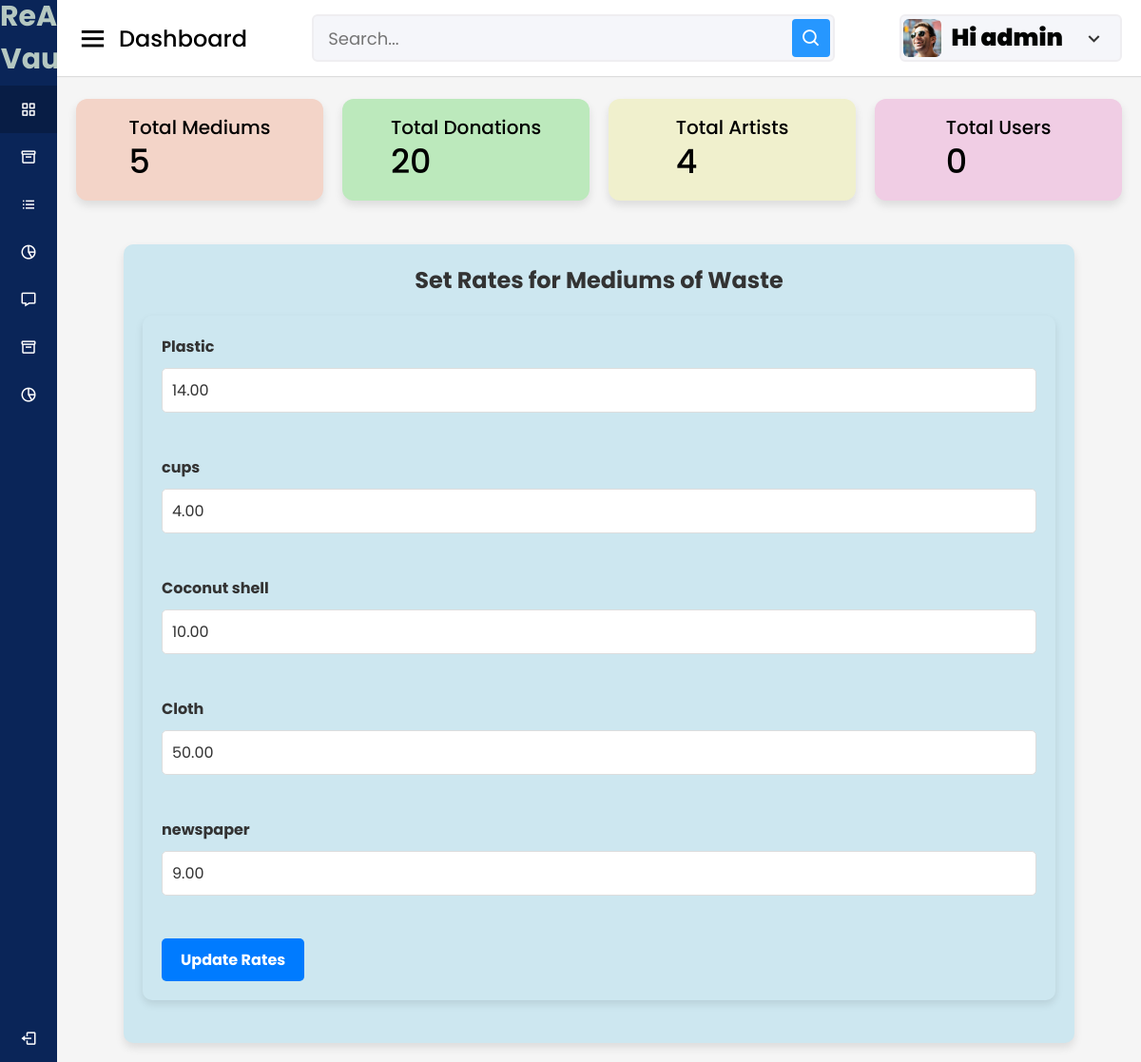
/adminclick/set_rates (signed in), run on the app's committed database.
### accounts/models.py (models this page shows, shortened)
class Adminclick(models.Model):
    user = models.OneToOneField(User, on_delete = models.CASCADE)
    phone = models.IntegerField(default=99999999)
    profile_pic = models.ImageField(upload_to= 'picture/admin/admin.jpg', null=True)

### adminclick/models.py (models this page shows, shortened)
class MediumOfWaste(models.Model):
    name = models.CharField(max_length=255)
    description = models.TextField(blank=True, null=True)
    rate=models.DecimalField(max_digits=10,decimal_places=2,default=0.00)

### adminclick/views.py (the view, shortened to what this page needs)
# urls.py: path('set_rates', views.set_rates, name='set_rates'),
@login_required
@never_cache
def set_rates(request):
    adminclick=request.user.adminclick
    total_medium_of_waste=MediumOfWaste.objects.count()
    total_donations=Donation.objects.count()
    total_artists=Artist.objects.count()
    mediums=MediumOfWaste.objects.all()
    context={
        'mediums': mediums,
         'adminclick':adminclick,
            'total_medium_of_waste':total_medium_of_waste,
            'total_donations':total_donations,
            'total_artists':total_artists
    }
    return render(request,'admin/set_rates.html',context)

### template/admin/set_rates.html (shortened to what this page needs)
{% load static %}
<!DOCTYPE html>
<html lang="en" dir="ltr">
<head>
  <link rel="stylesheet" href="{% static 'assets/css/styles.css' %}">
  <link href='https://unpkg.com/boxicons@2.0.7/css/boxicons.min.css' rel='stylesheet'>
</head>
<body>
  <div class="sidebar">
    <div class="logo-details">
      <span class="logo_name" style="font-size: 30px; text-align: center; font-weight: 700; color: #b5c8c1;">ReArt Vault</span>
    </div>
    <ul class="nav-links">
      <li>
        <a href="{% url 'admin_dashboard' %}" class="active">
          <i class='bx bx-grid-alt'></i>
          <span class="links_name">Admin Dashboard</span>
        </a>
      </li>
      <li>
        <a href="{% url 'add_medium_of_waste' %}">
          <i class='bx bx-box'></i>
          <span class="links_name">Add Medium</span>
        </a>
      </li>
      <li>
        <a href="{% url 'approve_artists' %}">
          <i class='bx bx-list-ul'></i>
          <span class="links_name">Manage Artists</span>
        </a>
      </li>
      <li>
        <a href="{% url 'donation_listview' %}">
          <i class='bx bx-pie-chart-alt-2'></i>
          <span class="links_name">Manage Donations</span>
        </a>
      </li>
      <li>
        <a href="{% url 'set_rates' %}">
          <i class='bx bx-message'></i>
          <span class="links_name">Set Pricing</span>
        </a>
      </li>
      <li>
        <a href="{% url 'add_category' %}">
          <i class='bx bx-box'></i>
          <span class="links_name">Add Category</span>
        </a>
      </li>
      <li>
        <a href="{% url 'manage_delivery_partners' %}">
          <i class='bx bx-pie-chart-alt-2'></i>
          <span class="links_name">Manage Del Partner</span>
        </a>
      </li>
      <li class="log_out">
        <a href="{% url 'userlogout' %}">
          <i class='bx bx-log-out'></i>
          <span class="links_name">Log out</span>
        </a>
      </li>
    </ul>
  </div>
  <section class="home-section">
    <nav>
      <div class="sidebar-button">
        <i class='bx bx-menu sidebarBtn'></i>
        <span class="dashboard"> Dashboard</span>
      </div>
      <div class="search-box">
        <input type="text" placeholder="Search...">
        <i class='bx bx-search'></i>
      </div>
      <div class="profile-details">
        <img src="{{adminclick.profile_pic.url}}" alt="">
        <span class="admin_name" style="font-size: 25px; font-weight: 900; color: #010302;">Hi {{user.username}}</span>
        <i class='bx bx-chevron-down'></i>
      </div>
    </nav>
<body>
  <div class="home-content">
    <div class="overview-boxes">
      <div class="box" style="background-color:rgb(243, 212, 200);">
        <div class="right-side">
          <div class="box-topic">Total Mediums</div>
          <div class="number">{{ total_medium_of_waste }}</div>
        </div>
      </div>
      <div class="box" style="background-color:rgb(188, 233, 188);">
        <div class="right-side">
          <div class="box-topic">Total Donations</div>
          <div class="number">{{total_donations}}</div>
        </div>
      </div>
      <div class="box" style="background-color:rgb(240, 240, 205);">
        <div class="right-side">
          <div class="box-topic">Total Artists</div>
          <div class="number"> {{total_artists}}</div>
        </div>
      </div>
      <div class="box" style="background-color:rgb(240, 205, 228);">
        <div class="right-side">
          <div class="box-topic">Total Users</div>
          <div class="number">0</div>
        </div>
      </div>
    </div>
        <div class="sales-boxes">
          <div class="recent-sales box" style="background-color: rgb(205, 231, 240); padding: 20px; border-radius: 10px; width:1000px;">
              <div class="title" style="font-size: 24px; font-weight: bold; margin-bottom: 20px;">Set Rates for Mediums of Waste</div>
    <div class="form-container">
      <form method="post">
        {% for medium in mediums %}
            <div class="form-group">
                <label for="rate_{{ medium.id }}">{{ medium.name }}</label>
                <input type="number" step="0.01" id="rate_{{ medium.id }}" name="rate_{{ medium.id }}"
                       class="form-control" value="{{ medium.rate }}"
                       oninput="validateRate({{ medium.id }})" required>
            </div>
            <br>
        {% endfor %}
        <button type="submit" id="submit-btn" class="btn btn-primary">Update Rates</button>
    </form>
    </div>
  </body>
  </html>

### static/assets/css/styles.css (style rules this page uses)
* { margin: 0; padding: 0; box-sizing: border-box; font-family: 'Poppins', sans-serif; }
.sidebar { position: fixed; height: 100%; width: 240px; background: #0A2558; transition: all 0.5s ease; }
.sidebar .logo-details { height: 80px; display: flex; align-items: center; }
.sidebar .logo-details .logo_name { color: #fff; font-size: 24px; font-weight: 500; }
.sidebar .nav-links { margin-top: 10px; }
.sidebar .nav-links li { position: relative; list-style: none; height: 50px; }
.sidebar .nav-links li a { height: 100%; width: 100%; display: flex; align-items: center; text-decoration: none; transition: all 0.4s ease; }
.sidebar .nav-links li a.active { background: #081D45; }
.sidebar .nav-links li i { min-width: 60px; text-align: center; font-size: 18px; color: #fff; }
.sidebar .nav-links li a .links_name { color: #fff; font-size: 15px; font-weight: 400; white-space: nowrap; }
.sidebar .nav-links .log_out { position: absolute; bottom: 0; width: 100%; }
.home-section { position: relative; background: #f5f5f5; min-height: 100vh; width: calc(100% - 240px); left: 240px; transition: all 0.5s ease; }
.home-section nav { display: flex; justify-content: space-between; height: 80px; background: #fff; display: flex; align-items: center; position: fixed; width: calc(100% - 240px); left: 240px; z-index: 100; padding: 0 20px; box-shadow: 0 1px 1px rgba(0, 0, 0, 0.1); transition: all 0.5s ease; }
.home-section nav .sidebar-button { display: flex; align-items: center; font-size: 24px; font-weight: 500; }
nav .sidebar-button i { font-size: 35px; margin-right: 10px; }
.home-section nav .search-box { position: relative; height: 50px; max-width: 550px; width: 100%; margin: 0 20px; }
nav .search-box input { height: 100%; width: 100%; outline: none; background: #F5F6FA; border: 2px solid #EFEEF1; border-radius: 6px; font-size: 18px; padding: 0 15px; }
nav .search-box .bx-search { position: absolute; height: 40px; width: 40px; background: #2697FF; right: 5px; top: 50%; transform: translateY(-50%); border-radius: 4px; line-height: 40px; text-align: center; color: #fff; font-size: 22px; transition: all 0.4 ease; }
.home-section nav .profile-details { display: flex; align-items: center; background: #F5F6FA; border: 2px solid #EFEEF1; border-radius: 6px; height: 50px; min-width: 190px; padding: 0 15px 0 2px; }
nav .profile-details img { height: 40px; width: 40px; border-radius: 6px; object-fit: cover; }
nav .profile-details .admin_name { font-size: 15px; font-weight: 500; color: #333; margin: 0 10px; white-space: nowrap; }
nav .profile-details i { font-size: 25px; color: #333; }
.home-section .home-content { position: relative; padding-top: 104px; }
.home-content .overview-boxes { display: flex; align-items: center; justify-content: space-between; flex-wrap: wrap; padding: 0 20px; margin-bottom: 26px; }
.overview-boxes .box { display: flex; align-items: center; justify-content: center; width: calc(100% / 4 - 15px); background: #fff; padding: 15px 14px; border-radius: 12px; box-shadow: 0 5px 10px rgba(0,0,0,0.1); }
.overview-boxes .box-topic { font-size: 20px; font-weight: 500; }
.home-content .box .number { display: inline-block; font-size: 35px; margin-top: -6px; font-weight: 500; }
.home-content .sales-boxes { display: flex; justify-content: space-between; }
.home-content .sales-boxes .recent-sales { width: 65%; background: #fff; padding: 20px 30px; margin: 0 20px; border-radius: 12px; box-shadow: 0 5px 10px rgba(0, 0, 0, 0.1); }
.sales-boxes .box .title { font-size: 24px; font-weight: 500; }
@media (max-width: 1240px) { .sidebar { width: 60px; } }
@media (max-width: 1240px) { .home-section { width: calc(100% - 60px); left: 60px; } }
@media (max-width: 1240px) { .home-section nav { width: calc(100% - 60px); left: 60px; } }

### data on the page
Adminclick: profile_pic (picture)
MediumOfWaste: name "Plastic", rate "14.00"
MediumOfWaste: name "cups", rate "4.00"
MediumOfWaste: name "Coconut shell", rate "10.00"
MediumOfWaste: name "Cloth", rate "50.00"
MediumOfWaste: name "newspaper", rate "9.00"

### other printed values
{{ user.username }} "admin"
{{ total_medium_of_waste }} "5"
{{ total_donations }} "20"
{{ total_artists }} "4"
